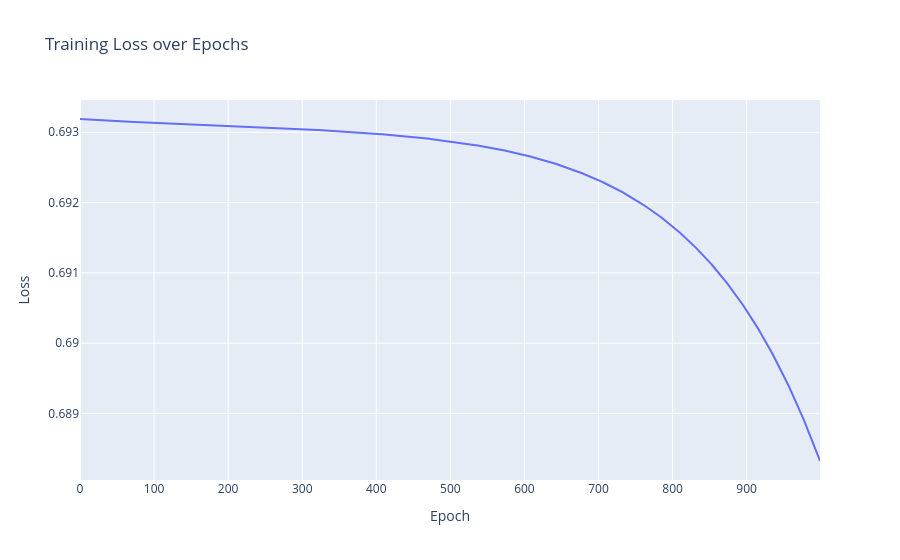

Notebook source saved alongside this figure:
### Code cell
losses = []
mlp = MLP(FEATURES_COUNT, SECOND_LAYER_SIZE, OUTPUT_LAYER_SIZE)

for _ in range(EPOCHS):
    
    loss = mlp.train_step(X_train, y_train.reshape(-1, 1), LEARNING_RATE)
    losses.append(loss)


fig = go.Figure()
fig.add_trace(go.Scatter(
    y=losses, 
    mode='lines', 
    name='Training Loss'
))
fig.update_layout(title='Training Loss over Epochs', xaxis_title='Epoch', yaxis_title='Loss')
fig.show()

### Figure 1 — Plotly figure (JSON) as saved in the notebook; plotly's stock layout.template omitted (floating-point values rounded to 4 significant figures; data arrays with more than 128 entries replaced by an {"elided": "..."} marker saying what was removed)
{"data": [{"mode": "lines", "name": "Training Loss", "type": "scatter", "y": {"elided": "1000 float values"}}], "layout": {"title": {"text": "Training Loss over Epochs"}, "xaxis": {"title": {"text": "Epoch"}}, "yaxis": {"title": {"text": "Loss"}}}}
